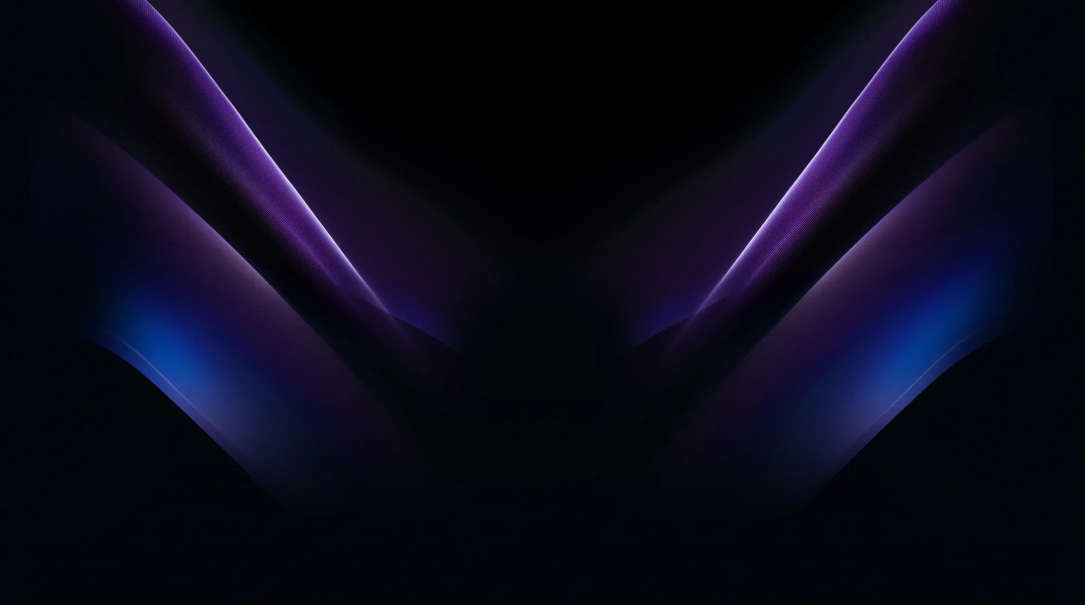
#> input picture BANNER.webp, 2170 x 1209 px, found by its file name (shown at 1/2 size)
$ python optimize_images.py
#> lines starting #> are read from the running program, lines starting #| are printed output that depends on the picture
# -*- coding: utf-8 -*-
"""
OPC AI PROFITLAB — High Performance Image Optimizer
Converts large PNG/JPEG assets to modern WebP with 80-95% compression ratio.
"""
import sys, io
from pathlib import Path
from PIL import Image

sys.stdout = io.TextIOWrapper(sys.stdout.buffer, encoding='utf-8')

ROOT = Path(__file__).resolve().parents[1]
ASSETS_DIR = ROOT / 'public' / 'assets'

def optimize_asset(img_path: Path):
    if img_path.suffix.lower() not in ['.png', '.jpg', '.jpeg']:
        return None

    stem = img_path.stem
    # Standardize safe filename for web
    safe_name = stem.replace(' ', '-').replace('$', 'usd')
    out_webp = ASSETS_DIR / f"{safe_name}.webp"

    try:
        with Image.open(img_path) as im:
            orig_size = img_path.stat().st_size / 1024
            width, height = im.size

            # Optional: resize if ridiculously huge (>1600px width)
            if width > 1600:
                new_w = 1600
                new_h = int(height * (1600 / width))
                im = im.resize((new_w, new_h), Image.Resampling.LANCZOS)
                width, height = new_w, new_h

            # Save WebP
            if im.mode in ('RGBA', 'LA') or (im.mode == 'P' and 'transparency' in im.info):
                im.save(out_webp, 'WEBP', quality=84, method=6)
            else:
                rgb_im = im.convert('RGB')
                rgb_im.save(out_webp, 'WEBP', quality=84, method=6)

            new_size = out_webp.stat().st_size / 1024
            ratio = (1 - new_size / orig_size) * 100
            print(f"✔ Optimized {img_path.name} -> {out_webp.name}: {orig_size:.1f}KB -> {new_size:.1f}KB (-{ratio:.1f}%)")
            return out_webp
    except Exception as e:
        print(f"✘ Error optimizing {img_path.name}: {e}")
        return None

def create_og_image():
    """Create dedicated 1200x630 OpenGraph Banner for go.breaths.live"""
    og_png = ASSETS_DIR / 'og-preview.png'
    og_webp = ASSETS_DIR / 'og-preview.webp'

    # Use existing BANNER.webp or victor/lucky as base
    banner_path = ASSETS_DIR / 'BANNER.webp'
    if banner_path.is_file():
        try:
            with Image.open(banner_path) as im:
                # Crop or resize to 1200x630
#> im is the input picture: PIL image 2170x1209 RGB; mean R, G, B 9.7, 9.4, 25.1
                im_rgb = im.convert('RGB')
                # Resize keeping cover
                target_ratio = 1200 / 630
                w, h = im_rgb.size
#> w = 2170; h = 1209
                current_ratio = w / h
#> current_ratio = 1.79
                if current_ratio > target_ratio:
                    new_w = int(h * target_ratio)
                    left = (w - new_w) // 2
                    im_cropped = im_rgb.crop((left, 0, left + new_w, h))
                else:
                    new_h = int(w / target_ratio)
#> new_h = 1139
                    top = (h - new_h) // 2
#> top = 35
                    im_cropped = im_rgb.crop((0, top, w, top + new_h))
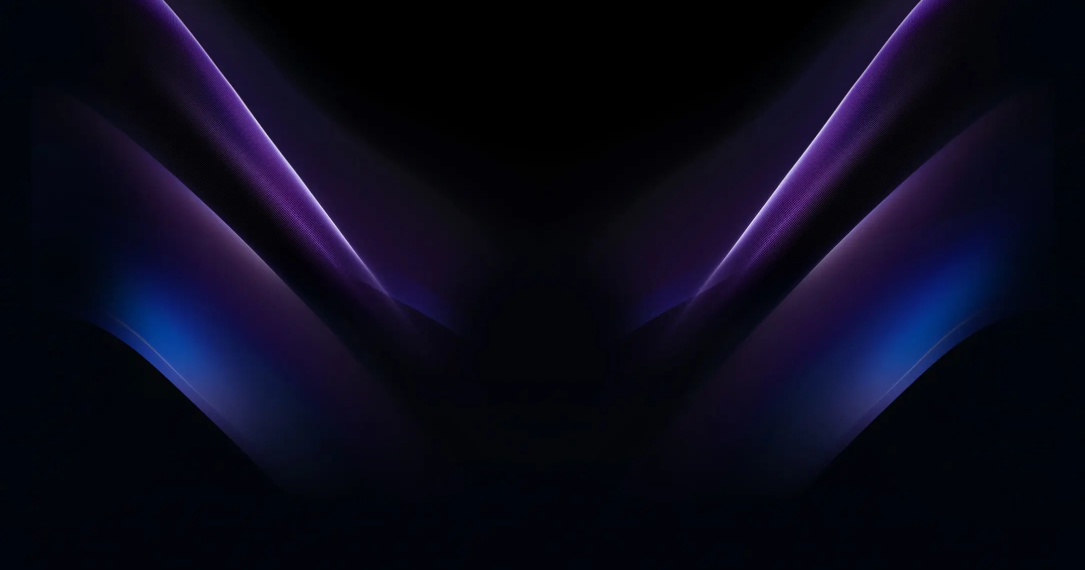
#> im_cropped: PIL image 2170x1139 RGB (shown at 1/2 size); mean R, G, B 10.1, 9.7, 26

                final_og = im_cropped.resize((1200, 630), Image.Resampling.LANCZOS)
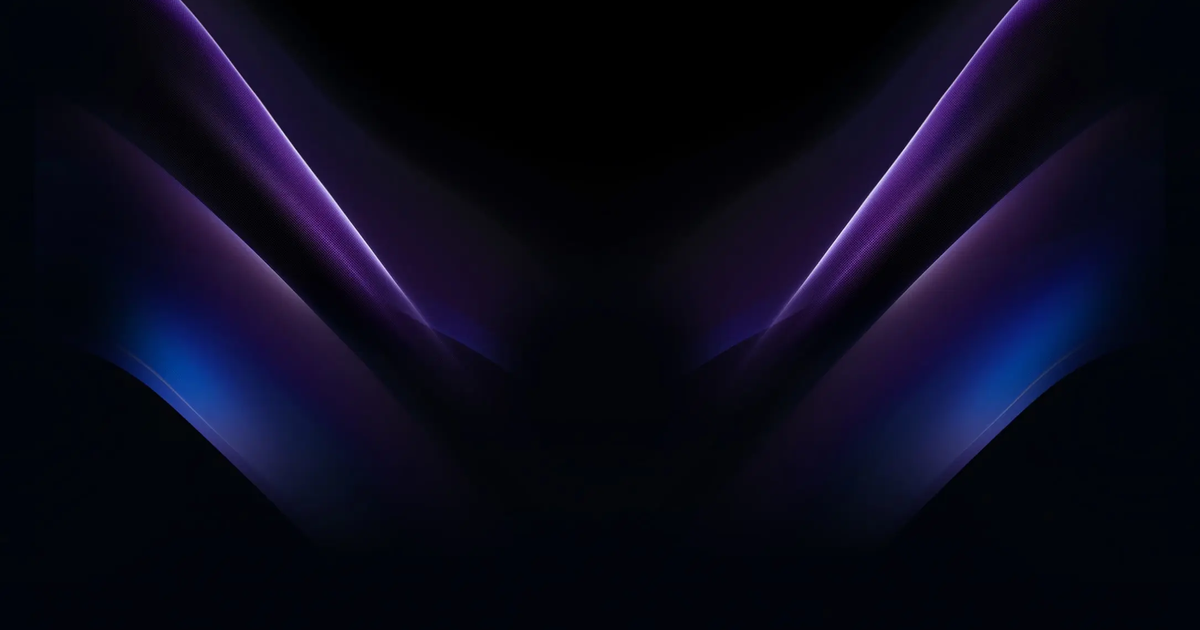
#> final_og: PIL image 1200x630 RGB; mean R, G, B 10.1, 9.7, 26
                final_og.save(og_webp, 'WEBP', quality=88)
                final_og.save(og_png, 'PNG', optimize=True)
                print(f"✔ Generated OpenGraph Social Banners (1200x630): {og_webp.name}, {og_png.name}")
        except Exception as e:
            print(f"✘ Error creating OG banner: {e}")

if __name__ == '__main__':
    print("🚀 Starting WebP conversion in", ASSETS_DIR)
    for f in list(ASSETS_DIR.glob('*')):
        if f.suffix.lower() in ['.png', '.jpg', '.jpeg']:
            optimize_asset(f)
    create_og_image()
    print("✨ Image optimization finished!")
